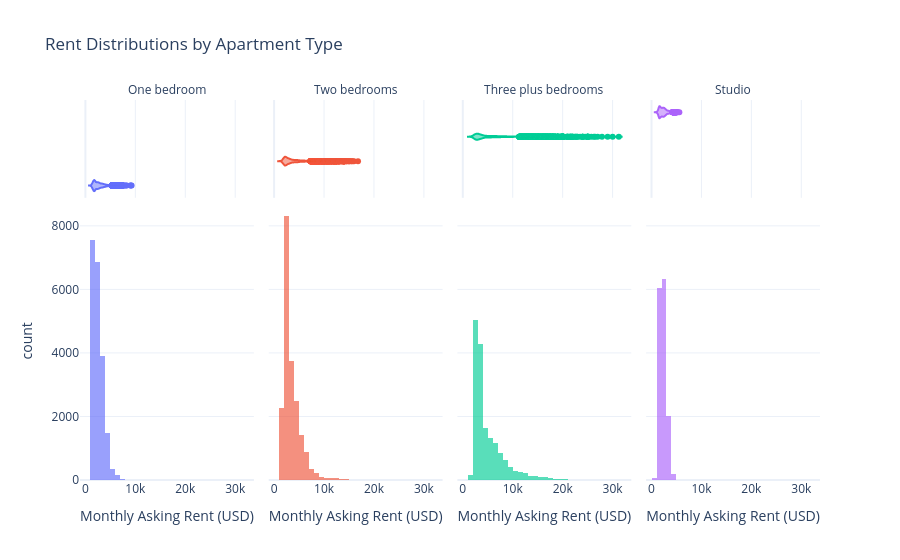
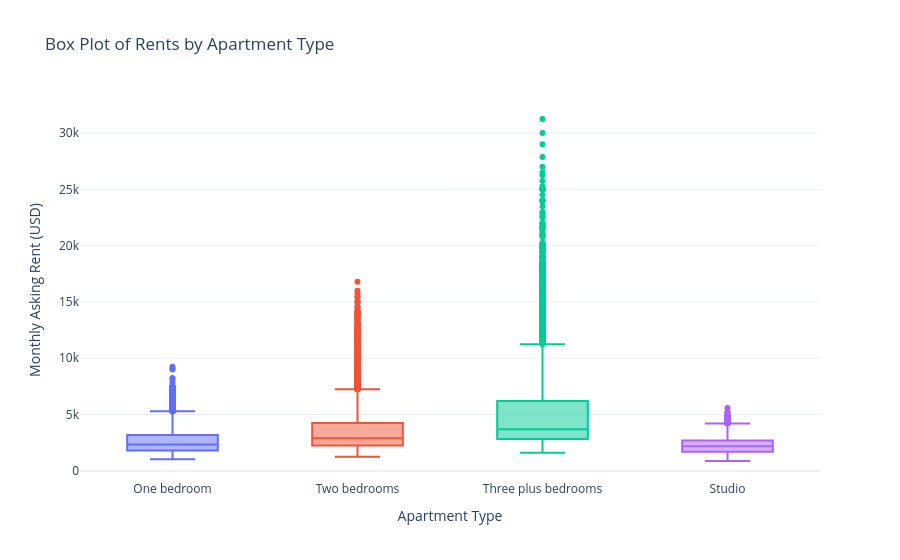
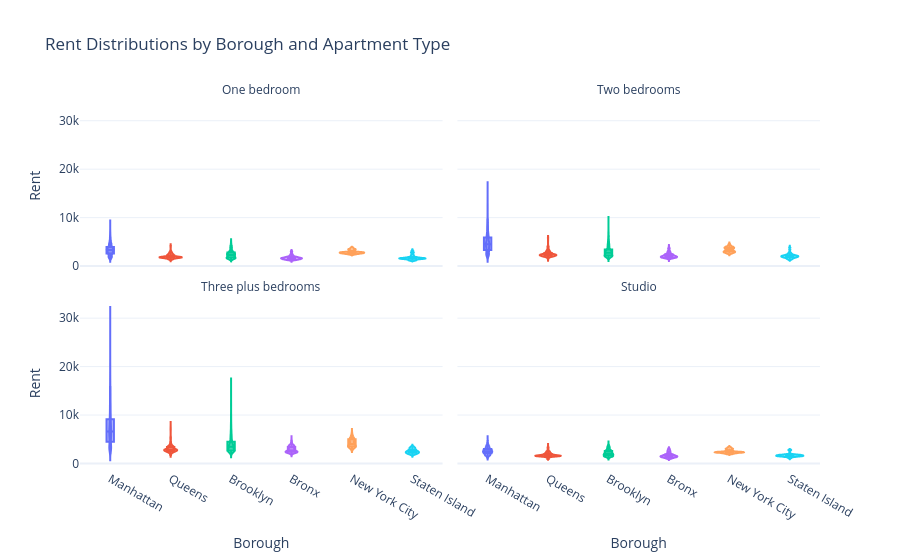

Notebook source saved alongside these figures, in order:
### Code cell
# Build one long dataframe with all observations from all months and all areas
dist_frames = []
for apt_type, df in {
    "One bedroom": datasets["One bedroom"],
    "Two bedrooms": datasets["Two bedrooms"],
    "Three plus bedrooms": datasets["Three plus bedrooms"],
    "Studio": datasets["Studio"]
}.items():
    mcols = get_month_cols(df)
    tmp = df[["Borough"] + mcols].melt(
        id_vars="Borough",
        var_name="Month",
        value_name="Rent"
    )
    tmp["ApartmentType"] = apt_type
    dist_frames.append(tmp)

dist_df = pd.concat(dist_frames, ignore_index=True).dropna(subset=["Rent"])
dist_df["Month"] = pd.to_datetime(dist_df["Month"])

# Histogram + KDE-like shape via marginal violin
fig_hist = px.histogram(
    dist_df,
    x="Rent",
    color="ApartmentType",
    facet_col="ApartmentType",
    facet_col_wrap=2,
    nbins=50,
    opacity=0.65,
    marginal="violin",
    title="Rent Distributions by Apartment Type",
    labels={"Rent": "Monthly Asking Rent (USD)", "ApartmentType": "Apartment Type"},
    template="plotly_white"
)
fig_hist.for_each_annotation(lambda a: a.update(text=a.text.split("=")[-1]))
fig_hist.update_layout(showlegend=False)
fig_hist.show()

# Box plot for robust summary (median, IQR, outliers)
fig_box = px.box(
    dist_df,
    x="ApartmentType",
    y="Rent",
    color="ApartmentType",
    points="outliers",
    title="Box Plot of Rents by Apartment Type",
    labels={"Rent": "Monthly Asking Rent (USD)", "ApartmentType": "Apartment Type"},
    template="plotly_white"
)
fig_box.update_layout(showlegend=False)
fig_box.show()

# Optional: distribution by borough within each apartment type
fig_violin_borough = px.violin(
    dist_df,
    x="Borough",
    y="Rent",
    color="Borough",
    facet_col="ApartmentType",
    facet_col_wrap=2,
    box=True,
    points=False,
    title="Rent Distributions by Borough and Apartment Type",
    template="plotly_white"
)
fig_violin_borough.for_each_annotation(lambda a: a.update(text=a.text.split("=")[-1]))
fig_violin_borough.update_layout(showlegend=False)
fig_violin_borough.show()

### Figure 1 — Plotly figure (JSON) as saved in the notebook; plotly's stock layout.template omitted (floating-point values rounded to 4 significant figures; data arrays with more than 128 entries replaced by an {"elided": "..."} marker saying what was removed)
{"data": [{"bingroup": "x", "hovertemplate": "Apartment Type=One bedroom<br>Monthly Asking Rent (USD)=%{x}<br>count=%{y}<extra></extra>", "legendgroup": "One bedroom", "marker": {"color": "#636efa", "opacity": 0.65, "pattern": {"shape": ""}}, "name": "One bedroom", "nbinsx": 50, "orientation": "v", "showlegend": true, "type": "histogram", "x": {"elided": "20348 float values"}, "xaxis": "x", "yaxis": "y"}, {"hovertemplate": "Apartment Type=One bedroom<br>Monthly Asking Rent (USD)=%{x}<extra></extra>", "legendgroup": "One bedroom", "marker": {"color": "#636efa"}, "name": "One bedroom", "scalegroup": "x", "showlegend": false, "type": "violin", "x": {"elided": "20348 float values"}, "xaxis": "x5", "yaxis": "y5"}, {"bingroup": "x", "hovertemplate": "Apartment Type=Two bedrooms<br>Monthly Asking Rent (USD)=%{x}<br>count=%{y}<extra></extra>", "legendgroup": "Two bedrooms", "marker": {"color": "#EF553B", "opacity": 0.65, "pattern": {"shape": ""}}, "name": "Two bedrooms", "nbinsx": 50, "orientation": "v", "showlegend": true, "type": "histogram", "x": {"elided": "20008 float values"}, "xaxis": "x2", "yaxis": "y2"}, {"hovertemplate": "Apartment Type=Two bedrooms<br>Monthly Asking Rent (USD)=%{x}<extra></extra>", "legendgroup": "Two bedrooms", "marker": {"color": "#EF553B"}, "name": "Two bedrooms", "scalegroup": "x", "showlegend": false, "type": "violin", "x": {"elided": "20008 float values"}, "xaxis": "x6", "yaxis": "y6"}, {"bingroup": "x", "hovertemplate": "Apartment Type=Three plus bedrooms<br>Monthly Asking Rent (USD)=%{x}<br>count=%{y}<extra></extra>", "legendgroup": "Three plus bedrooms", "marker": {"color": "#00cc96", "opacity": 0.65, "pattern": {"shape": ""}}, "name": "Three plus bedrooms", "nbinsx": 50, "orientation": "v", "showlegend": true, "type": "histogram", "x": {"elided": "16889 float values"}, "xaxis": "x3", "yaxis": "y3"}, {"hovertemplate": "Apartment Type=Three plus bedrooms<br>Monthly Asking Rent (USD)=%{x}<extra></extra>", "legendgroup": "Three plus bedrooms", "marker": {"color": "#00cc96"}, "name": "Three plus bedrooms", "scalegroup": "x", "showlegend": false, "type": "violin", "x": {"elided": "16889 float values"}, "xaxis": "x7", "yaxis": "y7"}, {"bingroup": "x", "hovertemplate": "Apartment Type=Studio<br>Monthly Asking Rent (USD)=%{x}<br>count=%{y}<extra></extra>", "legendgroup": "Studio", "marker": {"color": "#ab63fa", "opacity": 0.65, "pattern": {"shape": ""}}, "name": "Studio", "nbinsx": 50, "orientation": "v", "showlegend": true, "type": "histogram", "x": {"elided": "14643 float values"}, "xaxis": "x4", "yaxis": "y4"}, {"hovertemplate": "Apartment Type=Studio<br>Monthly Asking Rent (USD)=%{x}<extra></extra>", "legendgroup": "Studio", "marker": {"color": "#ab63fa"}, "name": "Studio", "scalegroup": "x", "showlegend": false, "type": "violin", "x": {"elided": "14643 float values"}, "xaxis": "x8", "yaxis": "y8"}], "layout": {"annotations": [{"font": {}, "showarrow": false, "text": "One bedroom", "x": 0.1175, "xanchor": "center", "xref": "paper", "y": 1, "yanchor": "bottom", "yref": "paper"}, {"font": {}, "showarrow": false, "text": "Two bedrooms", "x": 0.3725, "xanchor": "center", "xref": "paper", "y": 1, "yanchor": "bottom", "yref": "paper"}, {"font": {}, "showarrow": false, "text": "Three plus bedrooms", "x": 0.6275, "xanchor": "center", "xref": "paper", "y": 1, "yanchor": "bottom", "yref": "paper"}, {"font": {}, "showarrow": false, "text": "Studio", "x": 0.8825, "xanchor": "center", "xref": "paper", "y": 1, "yanchor": "bottom", "yref": "paper"}], "barmode": "relative", "legend": {"title": {"text": "Apartment Type"}, "tracegroupgap": 0}, "showlegend": false, "title": {"text": "Rent Distributions by Apartment Type"}, "xaxis": {"anchor": "y", "domain": [0, 0.235], "title": {"text": "Monthly Asking Rent (USD)"}}, "xaxis2": {"anchor": "y2", "domain": [0.255, 0.49], "matches": "x", "title": {"text": "Monthly Asking Rent (USD)"}}, "xaxis3": {"anchor": "y3", "domain": [0.51, 0.745], "matches": "x", "title": {"text": "Monthly Asking Rent (USD)"}}, "xaxis4": {"anchor": "y4", "domain": [0.765, 1.0], "matches": "x", "title": {"text": "Monthly Asking Rent (USD)"}}, "xaxis5": {"anchor": "y5", "domain": [0, 0.235], "matches": "x", "showgrid": true, "showticklabels": false}, "xaxis6": {"anchor": "y6", "domain": [0.255, 0.49], "matches": "x", "showgrid": true, "showticklabels": false}, "xaxis7": {"anchor": "y7", "domain": [0.51, 0.745], "matches": "x", "showgrid": true, "showticklabels": false}, "xaxis8": {"anchor": "y8", "domain": [0.765, 1.0], "matches": "x", "showgrid": true, "showticklabels": false}, "yaxis": {"anchor": "x", "domain": [0, 0.7326], "title": {"text": "count"}}, "yaxis2": {"anchor": "x2", "domain": [0, 0.7326], "matches": "y", "showticklabels": false}, "yaxis3": {"anchor": "x3", "domain": [0, 0.7326], "matches": "y", "showticklabels": false}, "yaxis4": {"anchor": "x4", "domain": [0, 0.7326], "matches": "y", "showticklabels": false}, "yaxis5": {"anchor": "x5", "domain": [0.7426, 1], "matches": "y5", "showgrid": false, "showline": false, "showticklabels": false, "ticks": ""}, "yaxis6": {"anchor": "x6", "domain": [0.7426, 1], "matches": "y5", "showgrid": false, "showline": false, "showticklabels": false, "ticks": ""}, "yaxis7": {"anchor": "x7", "domain": [0.7426, 1], "matches": "y5", "showgrid": false, "showline": false, "showticklabels": false, "ticks": ""}, "yaxis8": {"anchor": "x8", "domain": [0.7426, 1], "matches": "y5", "showgrid": false, "showline": false, "showticklabels": false, "ticks": ""}}}

### Figure 2 — Plotly figure (JSON) as saved in the notebook; plotly's stock layout.template omitted (floating-point values rounded to 4 significant figures; data arrays with more than 128 entries replaced by an {"elided": "..."} marker saying what was removed)
{"data": [{"alignmentgroup": "True", "boxpoints": "outliers", "hovertemplate": "Apartment Type=%{x}<br>Monthly Asking Rent (USD)=%{y}<extra></extra>", "legendgroup": "One bedroom", "marker": {"color": "#636efa"}, "name": "One bedroom", "notched": false, "offsetgroup": "One bedroom", "orientation": "v", "showlegend": true, "type": "box", "x": {"elided": "20348 str values"}, "x0": " ", "xaxis": "x", "y": {"elided": "20348 float values"}, "y0": " ", "yaxis": "y"}, {"alignmentgroup": "True", "boxpoints": "outliers", "hovertemplate": "Apartment Type=%{x}<br>Monthly Asking Rent (USD)=%{y}<extra></extra>", "legendgroup": "Two bedrooms", "marker": {"color": "#EF553B"}, "name": "Two bedrooms", "notched": false, "offsetgroup": "Two bedrooms", "orientation": "v", "showlegend": true, "type": "box", "x": {"elided": "20008 str values"}, "x0": " ", "xaxis": "x", "y": {"elided": "20008 float values"}, "y0": " ", "yaxis": "y"}, {"alignmentgroup": "True", "boxpoints": "outliers", "hovertemplate": "Apartment Type=%{x}<br>Monthly Asking Rent (USD)=%{y}<extra></extra>", "legendgroup": "Three plus bedrooms", "marker": {"color": "#00cc96"}, "name": "Three plus bedrooms", "notched": false, "offsetgroup": "Three plus bedrooms", "orientation": "v", "showlegend": true, "type": "box", "x": {"elided": "16889 str values"}, "x0": " ", "xaxis": "x", "y": {"elided": "16889 float values"}, "y0": " ", "yaxis": "y"}, {"alignmentgroup": "True", "boxpoints": "outliers", "hovertemplate": "Apartment Type=%{x}<br>Monthly Asking Rent (USD)=%{y}<extra></extra>", "legendgroup": "Studio", "marker": {"color": "#ab63fa"}, "name": "Studio", "notched": false, "offsetgroup": "Studio", "orientation": "v", "showlegend": true, "type": "box", "x": {"elided": "14643 str values"}, "x0": " ", "xaxis": "x", "y": {"elided": "14643 float values"}, "y0": " ", "yaxis": "y"}], "layout": {"boxmode": "overlay", "legend": {"title": {"text": "Apartment Type"}, "tracegroupgap": 0}, "showlegend": false, "title": {"text": "Box Plot of Rents by Apartment Type"}, "xaxis": {"anchor": "y", "categoryarray": ["One bedroom", "Two bedrooms", "Three plus bedrooms", "Studio"], "categoryorder": "array", "domain": [0, 1], "title": {"text": "Apartment Type"}}, "yaxis": {"anchor": "x", "domain": [0, 1], "title": {"text": "Monthly Asking Rent (USD)"}}}}

### Figure 3 — Plotly figure (JSON) as saved in the notebook; plotly's stock layout.template omitted (floating-point values rounded to 4 significant figures; data arrays with more than 128 entries replaced by an {"elided": "..."} marker saying what was removed)
{"data": [{"alignmentgroup": "True", "box": {"visible": true}, "hovertemplate": "Borough=%{x}<br>ApartmentType=One bedroom<br>Rent=%{y}<extra></extra>", "legendgroup": "Manhattan", "marker": {"color": "#636efa"}, "name": "Manhattan", "offsetgroup": "Manhattan", "orientation": "v", "points": false, "scalegroup": "True", "showlegend": true, "type": "violin", "x": {"elided": "6882 str values"}, "x0": " ", "xaxis": "x3", "y": {"elided": "6882 float values"}, "y0": " ", "yaxis": "y3"}, {"alignmentgroup": "True", "box": {"visible": true}, "hovertemplate": "Borough=%{x}<br>ApartmentType=Two bedrooms<br>Rent=%{y}<extra></extra>", "legendgroup": "Manhattan", "marker": {"color": "#636efa"}, "name": "Manhattan", "offsetgroup": "Manhattan", "orientation": "v", "points": false, "scalegroup": "True", "showlegend": false, "type": "violin", "x": {"elided": "6882 str values"}, "x0": " ", "xaxis": "x4", "y": {"elided": "6882 float values"}, "y0": " ", "yaxis": "y4"}, {"alignmentgroup": "True", "box": {"visible": true}, "hovertemplate": "Borough=%{x}<br>ApartmentType=Three plus bedrooms<br>Rent=%{y}<extra></extra>", "legendgroup": "Manhattan", "marker": {"color": "#636efa"}, "name": "Manhattan", "offsetgroup": "Manhattan", "orientation": "v", "points": false, "scalegroup": "True", "showlegend": false, "type": "violin", "x": {"elided": "6261 str values"}, "x0": " ", "xaxis": "x", "y": {"elided": "6261 float values"}, "y0": " ", "yaxis": "y"}, {"alignmentgroup": "True", "box": {"visible": true}, "hovertemplate": "Borough=%{x}<br>ApartmentType=Studio<br>Rent=%{y}<extra></extra>", "legendgroup": "Manhattan", "marker": {"color": "#636efa"}, "name": "Manhattan", "offsetgroup": "Manhattan", "orientation": "v", "points": false, "scalegroup": "True", "showlegend": false, "type": "violin", "x": {"elided": "5948 str values"}, "x0": " ", "xaxis": "x2", "y": {"elided": "5948 float values"}, "y0": " ", "yaxis": "y2"}, {"alignmentgroup": "True", "box": {"visible": true}, "hovertemplate": "Borough=%{x}<br>ApartmentType=One bedroom<br>Rent=%{y}<extra></extra>", "legendgroup": "Queens", "marker": {"color": "#EF553B"}, "name": "Queens", "offsetgroup": "Queens", "orientation": "v", "points": false, "scalegroup": "True", "showlegend": true, "type": "violin", "x": {"elided": "4008 str values"}, "x0": " ", "xaxis": "x3", "y": {"elided": "4008 float values"}, "y0": " ", "yaxis": "y3"}, {"alignmentgroup": "True", "box": {"visible": true}, "hovertemplate": "Borough=%{x}<br>ApartmentType=Two bedrooms<br>Rent=%{y}<extra></extra>", "legendgroup": "Queens", "marker": {"color": "#EF553B"}, "name": "Queens", "offsetgroup": "Queens", "orientation": "v", "points": false, "scalegroup": "True", "showlegend": false, "type": "violin", "x": {"elided": "3931 str values"}, "x0": " ", "xaxis": "x4", "y": {"elided": "3931 float values"}, "y0": " ", "yaxis": "y4"}, {"alignmentgroup": "True", "box": {"visible": true}, "hovertemplate": "Borough=%{x}<br>ApartmentType=Three plus bedrooms<br>Rent=%{y}<extra></extra>", "legendgroup": "Queens", "marker": {"color": "#EF553B"}, "name": "Queens", "offsetgroup": "Queens", "orientation": "v", "points": false, "scalegroup": "True", "showlegend": false, "type": "violin", "x": {"elided": "3174 str values"}, "x0": " ", "xaxis": "x", "y": {"elided": "3174 float values"}, "y0": " ", "yaxis": "y"}, {"alignmentgroup": "True", "box": {"visible": true}, "hovertemplate": "Borough=%{x}<br>ApartmentType=Studio<br>Rent=%{y}<extra></extra>", "legendgroup": "Queens", "marker": {"color": "#EF553B"}, "name": "Queens", "offsetgroup": "Queens", "orientation": "v", "points": false, "scalegroup": "True", "showlegend": false, "type": "violin", "x": {"elided": "2727 str values"}, "x0": " ", "xaxis": "x2", "y": {"elided": "2727 float values"}, "y0": " ", "yaxis": "y2"}, {"alignmentgroup": "True", "box": {"visible": true}, "hovertemplate": "Borough=%{x}<br>ApartmentType=One bedroom<br>Rent=%{y}<extra></extra>", "legendgroup": "Brooklyn", "marker": {"color": "#00cc96"}, "name": "Brooklyn", "offsetgroup": "Brooklyn", "orientation": "v", "points": false, "scalegroup": "True", "showlegend": true, "type": "violin", "x": {"elided": "7445 str values"}, "x0": " ", "xaxis": "x3", "y": {"elided": "7445 float values"}, "y0": " ", "yaxis": "y3"}, {"alignmentgroup": "True", "box": {"visible": true}, "hovertemplate": "Borough=%{x}<br>ApartmentType=Two bedrooms<br>Rent=%{y}<extra></extra>", "legendgroup": "Brooklyn", "marker": {"color": "#00cc96"}, "name": "Brooklyn", "offsetgroup": "Brooklyn", "orientation": "v", "points": false, "scalegroup": "True", "showlegend": false, "type": "violin", "x": {"elided": "7659 str values"}, "x0": " ", "xaxis": "x4", "y": {"elided": "7659 float values"}, "y0": " ", "yaxis": "y4"}, {"alignmentgroup": "True", "box": {"visible": true}, "hovertemplate": "Borough=%{x}<br>ApartmentType=Three plus bedrooms<br>Rent=%{y}<extra></extra>", "legendgroup": "Brooklyn", "marker": {"color": "#00cc96"}, "name": "Brooklyn", "offsetgroup": "Brooklyn", "orientation": "v", "points": false, "scalegroup": "True", "showlegend": false, "type": "violin", "x": {"elided": "6379 str values"}, "x0": " ", "xaxis": "x", "y": {"elided": "6379 float values"}, "y0": " ", "yaxis": "y"}, {"alignmentgroup": "True", "box": {"visible": true}, "hovertemplate": "Borough=%{x}<br>ApartmentType=Studio<br>Rent=%{y}<extra></extra>", "legendgroup": "Brooklyn", "marker": {"color": "#00cc96"}, "name": "Brooklyn", "offsetgroup": "Brooklyn", "orientation": "v", "points": false, "scalegroup": "True", "showlegend": false, "type": "violin", "x": {"elided": "5175 str values"}, "x0": " ", "xaxis": "x2", "y": {"elided": "5175 float values"}, "y0": " ", "yaxis": "y2"}, {"alignmentgroup": "True", "box": {"visible": true}, "hovertemplate": "Borough=%{x}<br>ApartmentType=One bedroom<br>Rent=%{y}<extra></extra>", "legendgroup": "Bronx", "marker": {"color": "#ab63fa"}, "name": "Bronx", "offsetgroup": "Bronx", "orientation": "v", "points": false, "scalegroup": "True", "showlegend": true, "type": "violin", "x": {"elided": "1676 str values"}, "x0": " ", "xaxis": "x3", "y": {"elided": "1676 float values"}, "y0": " ", "yaxis": "y3"}, {"alignmentgroup": "True", "box": {"visible": true}, "hovertemplate": "Borough=%{x}<br>ApartmentType=Two bedrooms<br>Rent=%{y}<extra></extra>", "legendgroup": "Bronx", "marker": {"color": "#ab63fa"}, "name": "Bronx", "offsetgroup": "Bronx", "orientation": "v", "points": false, "scalegroup": "True", "showlegend": false, "type": "violin", "x": {"elided": "1194 str values"}, "x0": " ", "xaxis": "x4", "y": {"elided": "1194 float values"}, "y0": " ", "yaxis": "y4"}, {"alignmentgroup": "True", "box": {"visible": true}, "hovertemplate": "Borough=%{x}<br>ApartmentType=Three plus bedrooms<br>Rent=%{y}<extra></extra>", "legendgroup": "Bronx", "marker": {"color": "#ab63fa"}, "name": "Bronx", "offsetgroup": "Bronx", "orientation": "v", "points": false, "scalegroup": "True", "showlegend": false, "type": "violin", "x": {"elided": "745 str values"}, "x0": " ", "xaxis": "x", "y": {"elided": "745 float values"}, "y0": " ", "yaxis": "y"}, {"alignmentgroup": "True", "box": {"visible": true}, "hovertemplate": "Borough=%{x}<br>ApartmentType=Studio<br>Rent=%{y}<extra></extra>", "legendgroup": "Bronx", "marker": {"color": "#ab63fa"}, "name": "Bronx", "offsetgroup": "Bronx", "orientation": "v", "points": false, "scalegroup": "True", "showlegend": false, "type": "violin", "x": {"elided": "530 str values"}, "x0": " ", "xaxis": "x2", "y": {"elided": "530 float values"}, "y0": " ", "yaxis": "y2"}, {"alignmentgroup": "True", "box": {"visible": true}, "hovertemplate": "Borough=%{x}<br>ApartmentType=One bedroom<br>Rent=%{y}<extra></extra>", "legendgroup": "New York City", "marker": {"color": "#FFA15A"}, "name": "New York City", "offsetgroup": "New York City", "orientation": "v", "points": false, "scalegroup": "True", "showlegend": true, "type": "violin", "x": {"elided": "195 str values"}, "x0": " ", "xaxis": "x3", "y": {"elided": "195 float values"}, "y0": " ", "yaxis": "y3"}, {"alignmentgroup": "True", "box": {"visible": true}, "hovertemplate": "Borough=%{x}<br>ApartmentType=Two bedrooms<br>Rent=%{y}<extra></extra>", "legendgroup": "New York City", "marker": {"color": "#FFA15A"}, "name": "New York City", "offsetgroup": "New York City", "orientation": "v", "points": false, "scalegroup": "True", "showlegend": false, "type": "violin", "x": {"elided": "195 str values"}, "x0": " ", "xaxis": "x4", "y": {"elided": "195 float values"}, "y0": " ", "yaxis": "y4"}, {"alignmentgroup": "True", "box": {"visible": true}, "hovertemplate": "Borough=%{x}<br>ApartmentType=Three plus bedrooms<br>Rent=%{y}<extra></extra>", "legendgroup": "New York City", "marker": {"color": "#FFA15A"}, "name": "New York City", "offsetgroup": "New York City", "orientation": "v", "points": false, "scalegroup": "True", "showlegend": false, "type": "violin", "x": {"elided": "195 str values"}, "x0": " ", "xaxis": "x", "y": {"elided": "195 float values"}, "y0": " ", "yaxis": "y"}, {"alignmentgroup": "True", "box": {"visible": true}, "hovertemplate": "Borough=%{x}<br>ApartmentType=Studio<br>Rent=%{y}<extra></extra>", "legendgroup": "New York City", "marker": {"color": "#FFA15A"}, "name": "New York City", "offsetgroup": "New York City", "orientation": "v", "points": false, "scalegroup": "True", "showlegend": false, "type": "violin", "x": {"elided": "195 str values"}, "x0": " ", "xaxis": "x2", "y": {"elided": "195 float values"}, "y0": " ", "yaxis": "y2"}, {"alignmentgroup": "True", "box": {"visible": true}, "hovertemplate": "Borough=%{x}<br>ApartmentType=One bedroom<br>Rent=%{y}<extra></extra>", "legendgroup": "Staten Island", "marker": {"color": "#19d3f3"}, "name": "Staten Island", "offsetgroup": "Staten Island", "orientation": "v", "points": false, "scalegroup": "True", "showlegend": true, "type": "violin", "x": {"elided": "142 str values"}, "x0": " ", "xaxis": "x3", "y": {"elided": "142 float values"}, "y0": " ", "yaxis": "y3"}, {"alignmentgroup": "True", "box": {"visible": true}, "hovertemplate": "Borough=%{x}<br>ApartmentType=Two bedrooms<br>Rent=%{y}<extra></extra>", "legendgroup": "Staten Island", "marker": {"color": "#19d3f3"}, "name": "Staten Island", "offsetgroup": "Staten Island", "orientation": "v", "points": false, "scalegroup": "True", "showlegend": false, "type": "violin", "x": {"elided": "147 str values"}, "x0": " ", "xaxis": "x4", "y": {"elided": "147 float values"}, "y0": " ", "yaxis": "y4"}, {"alignmentgroup": "True", "box": {"visible": true}, "hovertemplate": "Borough=%{x}<br>ApartmentType=Three plus bedrooms<br>Rent=%{y}<extra></extra>", "legendgroup": "Staten Island", "marker": {"color": "#19d3f3"}, "name": "Staten Island", "offsetgroup": "Staten Island", "orientation": "v", "points": false, "scalegroup": "True", "showlegend": false, "type": "violin", "x": {"elided": "135 str values"}, "x0": " ", "xaxis": "x", "y": {"elided": "135 float values"}, "y0": " ", "yaxis": "y"}, {"alignmentgroup": "True", "box": {"visible": true}, "hovertemplate": "Borough=%{x}<br>ApartmentType=Studio<br>Rent=%{y}<extra></extra>", "legendgroup": "Staten Island", "marker": {"color": "#19d3f3"}, "name": "Staten Island", "offsetgroup": "Staten Island", "orientation": "v", "points": false, "scalegroup": "True", "showlegend": false, "type": "violin", "x": ["Staten Island", "Staten Island", "Staten Island", "Staten Island", "Staten Island", "Staten Island", "Staten Island", "Staten Island", "Staten Island", "Staten Island", "Staten Island", "Staten Island", "Staten Island", "Staten Island", "Staten Island", "Staten Island", "Staten Island", "Staten Island", "Staten Island", "Staten Island", "Staten Island", "Staten Island", "Staten Island", "Staten Island", "Staten Island", "Staten Island", "Staten Island", "Staten Island", "Staten Island", "Staten Island", "Staten Island", "Staten Island", "Staten Island", "Staten Island", "Staten Island", "Staten Island", "Staten Island", "Staten Island", "Staten Island", "Staten Island", "Staten Island", "Staten Island", "Staten Island", "Staten Island", "Staten Island", "Staten Island", "Staten Island", "Staten Island", "Staten Island", "Staten Island", "Staten Island", "Staten Island", "Staten Island", "Staten Island", "Staten Island", "Staten Island", "Staten Island", "Staten Island", "Staten Island", "Staten Island", "Staten Island", "Staten Island", "Staten Island", "Staten Island", "Staten Island", "Staten Island", "Staten Island", "Staten Island"], "x0": " ", "xaxis": "x2", "y": [1150.0, 1175.0, 1618.0, 1775.0, 1528.0, 1520.0, 1350.0, 1445.0, 1500.0, 1585.0, 1350.0, 1400.0, 1625.0, 1727.0, 1671.0, 1595.0, 1663.0, 1608.0, 1608.0, 1610.0, 1712.0, 1735.0, 1695.0, 1690.0, 1570.0, 1779.0, 1709.0, 1529.0, 1658.0, 1755.0, 1772.0, 1862.0, 1825.0, 1790.0, 1827.0, 1775.0, 1661.0, 1798.0, 1604.0, 1532.0, 1700.0, 1822.0, 1400.0, 1225.0, 1400.0, 1607.0, 1498.0, 1424.0, 1400.0, 1500.0, 1500.0, 1496.0, 1650.0, 1498.0, 1512.0, 1525.0, 1538.0, 1550.0, 1907.0, 1907.0, 1782.0, 1794.0, 2245.0, 2795.0, 2795.0, 2795.0, 2550.0, 1050.0], "y0": " ", "yaxis": "y2"}], "layout": {"annotations": [{"font": {}, "showarrow": false, "text": "Three plus bedrooms", "x": 0.245, "xanchor": "center", "xref": "paper", "y": 0.465, "yanchor": "bottom", "yref": "paper"}, {"font": {}, "showarrow": false, "text": "Studio", "x": 0.755, "xanchor": "center", "xref": "paper", "y": 0.465, "yanchor": "bottom", "yref": "paper"}, {"font": {}, "showarrow": false, "text": "One bedroom", "x": 0.245, "xanchor": "center", "xref": "paper", "y": 1.0, "yanchor": "bottom", "yref": "paper"}, {"font": {}, "showarrow": false, "text": "Two bedrooms", "x": 0.755, "xanchor": "center", "xref": "paper", "y": 1.0, "yanchor": "bottom", "yref": "paper"}], "legend": {"title": {"text": "Borough"}, "tracegroupgap": 0}, "showlegend": false, "title": {"text": "Rent Distributions by Borough and Apartment Type"}, "violinmode": "overlay", "xaxis": {"anchor": "y", "categoryarray": ["Manhattan", "Queens", "Brooklyn", "Bronx", "New York City", "Staten Island"], "categoryorder": "array", "domain": [0, 0.49], "title": {"text": "Borough"}}, "xaxis2": {"anchor": "y2", "categoryarray": ["Manhattan", "Queens", "Brooklyn", "Bronx", "New York City", "Staten Island"], "categoryorder": "array", "domain": [0.51, 1], "matches": "x", "title": {"text": "Borough"}}, "xaxis3": {"anchor": "y3", "domain": [0, 0.49], "matches": "x", "showticklabels": false}, "xaxis4": {"anchor": "y4", "domain": [0.51, 1], "matches": "x", "showticklabels": false}, "yaxis": {"anchor": "x", "domain": [0, 0.465], "title": {"text": "Rent"}}, "yaxis2": {"anchor": "x2", "domain": [0, 0.465], "matches": "y", "showticklabels": false}, "yaxis3": {"anchor": "x3", "domain": [0.535, 1.0], "matches": "y", "title": {"text": "Rent"}}, "yaxis4": {"anchor": "x4", "domain": [0.535, 1.0], "matches": "y", "showticklabels": false}}}
